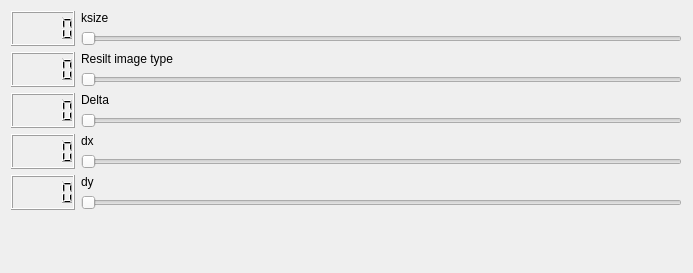
<?xml version="1.0" encoding="UTF-8"?>
<ui version="4.0">
 <class>Form</class>
 <widget class="QWidget" name="Form">
  <property name="geometry">
   <rect>
    <x>0</x>
    <y>0</y>
    <width>693</width>
    <height>273</height>
   </rect>
  </property>
  <property name="windowTitle">
   <string>Form</string>
  </property>
  <layout class="QVBoxLayout" name="verticalLayout_6">
   <item>
    <layout class="QHBoxLayout" name="horizontalLayout">
     <item>
      <widget class="QLCDNumber" name="kernels_lcd"/>
     </item>
     <item>
      <layout class="QVBoxLayout" name="verticalLayout_3">
       <item>
        <widget class="QLabel" name="label">
         <property name="text">
          <string>ksize</string>
         </property>
        </widget>
       </item>
       <item>
        <widget class="QSlider" name="ksize_slider">
         <property name="maximum">
          <number>15</number>
         </property>
         <property name="orientation">
          <enum>Qt::Horizontal</enum>
         </property>
        </widget>
       </item>
      </layout>
     </item>
    </layout>
   </item>
   <item>
    <layout class="QHBoxLayout" name="horizontalLayout_2">
     <item>
      <widget class="QLCDNumber" name="type_lcs"/>
     </item>
     <item>
      <layout class="QVBoxLayout" name="verticalLayout">
       <item>
        <widget class="QLabel" name="label_2">
         <property name="text">
          <string>Resilt image type</string>
         </property>
        </widget>
       </item>
       <item>
        <widget class="QSlider" name="type_slider">
         <property name="orientation">
          <enum>Qt::Horizontal</enum>
         </property>
        </widget>
       </item>
      </layout>
     </item>
    </layout>
   </item>
   <item>
    <layout class="QHBoxLayout" name="horizontalLayout_3">
     <item>
      <widget class="QLCDNumber" name="delta_lcd"/>
     </item>
     <item>
      <layout class="QVBoxLayout" name="verticalLayout_2">
       <item>
        <widget class="QLabel" name="label_3">
         <property name="text">
          <string>Delta</string>
         </property>
        </widget>
       </item>
       <item>
        <widget class="QSlider" name="delta_slider">
         <property name="maximum">
          <number>9999</number>
         </property>
         <property name="orientation">
          <enum>Qt::Horizontal</enum>
         </property>
        </widget>
       </item>
      </layout>
     </item>
    </layout>
   </item>
   <item>
    <layout class="QHBoxLayout" name="horizontalLayout_5">
     <item>
      <widget class="QLCDNumber" name="dx_lcd"/>
     </item>
     <item>
      <layout class="QVBoxLayout" name="verticalLayout_5">
       <item>
        <widget class="QLabel" name="label_5">
         <property name="text">
          <string>dx</string>
         </property>
        </widget>
       </item>
       <item>
        <widget class="QSlider" name="dx_slider">
         <property name="maximum">
          <number>100</number>
         </property>
         <property name="orientation">
          <enum>Qt::Horizontal</enum>
         </property>
        </widget>
       </item>
      </layout>
     </item>
    </layout>
   </item>
   <item>
    <layout class="QHBoxLayout" name="horizontalLayout_4">
     <item>
      <widget class="QLCDNumber" name="dy_lcd"/>
     </item>
     <item>
      <layout class="QVBoxLayout" name="verticalLayout_4">
       <item>
        <widget class="QLabel" name="label_4">
         <property name="text">
          <string>dy</string>
         </property>
        </widget>
       </item>
       <item>
        <widget class="QSlider" name="dy_slider">
         <property name="maximum">
          <number>100</number>
         </property>
         <property name="orientation">
          <enum>Qt::Horizontal</enum>
         </property>
        </widget>
       </item>
      </layout>
     </item>
    </layout>
   </item>
   <item>
    <spacer name="verticalSpacer">
     <property name="orientation">
      <enum>Qt::Vertical</enum>
     </property>
     <property name="sizeHint" stdset="0">
      <size>
       <width>20</width>
       <height>40</height>
      </size>
     </property>
    </spacer>
   </item>
  </layout>
 </widget>
 <resources/>
 <connections>
  <connection>
   <sender>ksize_slider</sender>
   <signal>valueChanged(int)</signal>
   <receiver>Form</receiver>
   <slot>on_change()</slot>
   <hints>
    <hint type="sourcelabel">
     <x>346</x>
     <y>39</y>
    </hint>
    <hint type="destinationlabel">
     <x>346</x>
     <y>248</y>
    </hint>
   </hints>
  </connection>
  <connection>
   <sender>type_slider</sender>
   <signal>valueChanged(int)</signal>
   <receiver>Form</receiver>
   <slot>on_change()</slot>
   <hints>
    <hint type="sourcelabel">
     <x>346</x>
     <y>88</y>
    </hint>
    <hint type="destinationlabel">
     <x>346</x>
     <y>248</y>
    </hint>
   </hints>
  </connection>
  <connection>
   <sender>delta_slider</sender>
   <signal>valueChanged(int)</signal>
   <receiver>Form</receiver>
   <slot>on_change()</slot>
   <hints>
    <hint type="sourcelabel">
     <x>346</x>
     <y>137</y>
    </hint>
    <hint type="destinationlabel">
     <x>346</x>
     <y>248</y>
    </hint>
   </hints>
  </connection>
  <connection>
   <sender>ksize_slider</sender>
   <signal>valueChanged(int)</signal>
   <receiver>kernels_lcd</receiver>
   <slot>display(int)</slot>
   <hints>
    <hint type="sourcelabel">
     <x>381</x>
     <y>40</y>
    </hint>
    <hint type="destinationlabel">
     <x>41</x>
     <y>31</y>
    </hint>
   </hints>
  </connection>
  <connection>
   <sender>type_slider</sender>
   <signal>valueChanged(int)</signal>
   <receiver>type_lcs</receiver>
   <slot>display(int)</slot>
   <hints>
    <hint type="sourcelabel">
     <x>381</x>
     <y>91</y>
    </hint>
    <hint type="destinationlabel">
     <x>41</x>
     <y>82</y>
    </hint>
   </hints>
  </connection>
  <connection>
   <sender>delta_slider</sender>
   <signal>valueChanged(int)</signal>
   <receiver>delta_lcd</receiver>
   <slot>display(int)</slot>
   <hints>
    <hint type="sourcelabel">
     <x>381</x>
     <y>142</y>
    </hint>
    <hint type="destinationlabel">
     <x>41</x>
     <y>133</y>
    </hint>
   </hints>
  </connection>
  <connection>
   <sender>dx_slider</sender>
   <signal>valueChanged(int)</signal>
   <receiver>dx_lcd</receiver>
   <slot>display(int)</slot>
   <hints>
    <hint type="sourcelabel">
     <x>513</x>
     <y>371</y>
    </hint>
    <hint type="destinationlabel">
     <x>432</x>
     <y>362</y>
    </hint>
   </hints>
  </connection>
  <connection>
   <sender>dy_slider</sender>
   <signal>valueChanged(int)</signal>
   <receiver>dy_lcd</receiver>
   <slot>display(int)</slot>
   <hints>
    <hint type="sourcelabel">
     <x>273</x>
     <y>471</y>
    </hint>
    <hint type="destinationlabel">
     <x>192</x>
     <y>462</y>
    </hint>
   </hints>
  </connection>
  <connection>
   <sender>dx_slider</sender>
   <signal>valueChanged(int)</signal>
   <receiver>Form</receiver>
   <slot>on_change()</slot>
   <hints>
    <hint type="sourcelabel">
     <x>381</x>
     <y>193</y>
    </hint>
    <hint type="destinationlabel">
     <x>346</x>
     <y>136</y>
    </hint>
   </hints>
  </connection>
  <connection>
   <sender>dy_slider</sender>
   <signal>valueChanged(int)</signal>
   <receiver>Form</receiver>
   <slot>on_change()</slot>
   <hints>
    <hint type="sourcelabel">
     <x>381</x>
     <y>244</y>
    </hint>
    <hint type="destinationlabel">
     <x>346</x>
     <y>136</y>
    </hint>
   </hints>
  </connection>
 </connections>
 <slots>
  <slot>on_change()</slot>
 </slots>
</ui>
